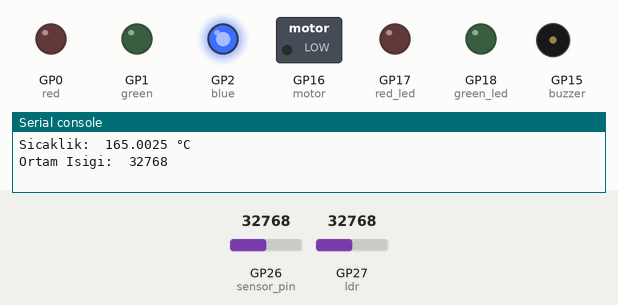
A program run on a simulated Raspberry Pi Pico running MicroPython. On the bench: switched loads named in the program (green lamp = pin HIGH), output pins drawn as LEDs (lit = HIGH), buzzer (waves = sounding), the last lines printed to the serial console. Dashed ring = blinking. The test bench sets the inputs (shaded band); at power-on: GP26 (sensor_pin) = 32768, GP27 (ldr) = 32768 (analog values on the 0–65535 scale).

Above: at 1.2 s.
1.3 s: GP26 (sensor_pin) set to 4912
9.2 s: GP26 (sensor_pin) set to 4272
At 15.0 s:
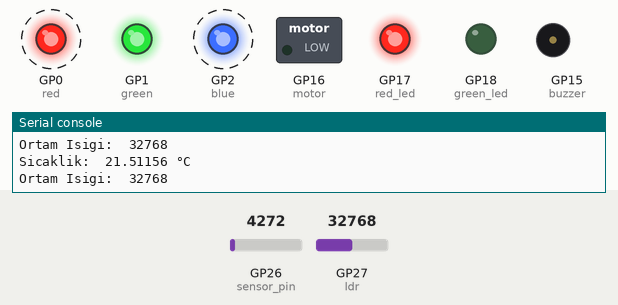
17.1 s: GP27 (ldr) set to 464
24.4 s: GP27 (ldr) set to 352
At 26.5 s:
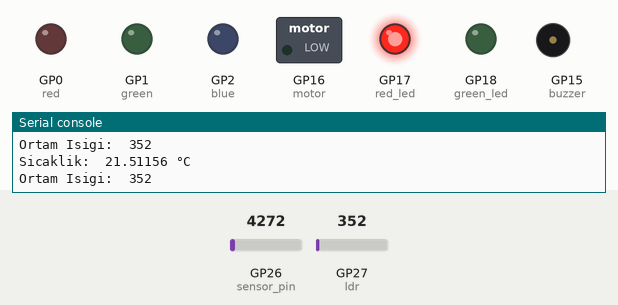
31.7 s: GP26 (sensor_pin) set to 7864
At 33.3 s:
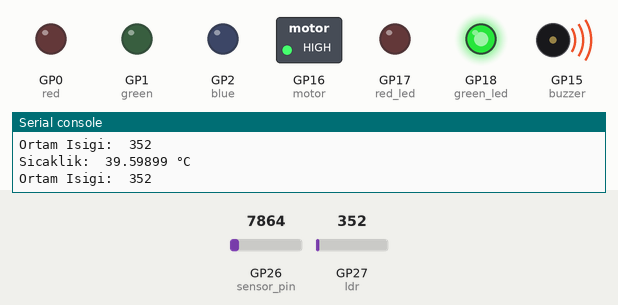
44.7 s: GP26 (sensor_pin) set to 0
At 49.5 s:
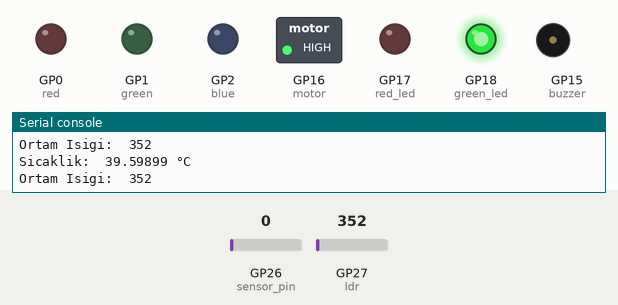
Timing chart, 0 to 51.3 s (numbered marks = the images above; inputs shaded):
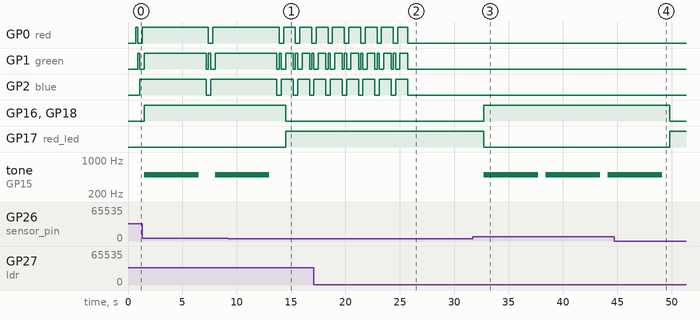

Measured:
- the behaviour switches between 4576 and 4560 on GP26 (sensor_pin) (found by bisection; images 0 and 1)
- the behaviour switches between 416 and 400 on GP27 (ldr) (found by bisection; images 1 and 2)
- after the input at 9.2 s, GP16 (motor), GP18 (green_led): HIGH → LOW after 5.3 s; GP17 (red_led): LOW → HIGH after 5.3 s; tone on GP15 (buzzer): goes on until 13.0 s, then stays silent
- after the input at 24.4 s, GP1 (green), GP2 (blue): goes on until 25.7 s, then stays LOW
- after the input at 31.7 s, GP16 (motor), GP18 (green_led): LOW → HIGH after 1.0 s; GP17 (red_led): HIGH → LOW after 1.0 s; tone on GP15 (buzzer): alternates 500 Hz for 5.0 s and silent for 0.70 s, starting after 1.0 s
- after the input at 44.7 s, GP16 (motor), GP18 (green_led): HIGH → LOW after 5.1 s; GP17 (red_led): LOW → HIGH after 5.1 s; tone on GP15 (buzzer): goes on until 49.1 s, then stays silent

The program:

Proje.py
```python
#Final Uygulama Ödevi-4_Proje
#Göktuğ Gökmen & Orkun Şaylığ

from machine import ADC, Pin,  PWM
from time import sleep

sensor_pin = ADC(26)
ldr = machine.ADC(27)
motor = Pin(16,Pin.OUT)
red_led = Pin(17, Pin.OUT)
green_led = Pin(18, Pin.OUT)
red = Pin(0, Pin.OUT)
green = Pin(1, Pin.OUT)
blue = Pin(2, Pin.OUT)
buzzer = PWM(Pin(15))

def buzzer_durum(buzzer, on):
    if on:
        buzzer.freq(500)
        buzzer.duty_u16(100000)
    else:
        buzzer.duty_u16(0)

def sicaklik_olc(pin_no):
    katsayi = 3.3/ (65535)
    ham_deger = pin_no.read_u16()
    donustur_sicaklik = ham_deger * katsayi
    celcius = donustur_sicaklik/(10.0 / 1000)
    sleep(0.5)
    return celcius

def disco_on(r, g, b):
    #Kırmızı
    r.on()
    g.off()
    b.off()
    sleep(0.2)

    #yeşil
    r.off()
    g.on()
    b.off()
    sleep(0.2)

    #mavi
    r.off()
    g.off()
    b.on()
    sleep(0.2)

    #mor
    r.on()
    g.off()
    b.on()
    sleep(0.2)

    #beyaz
    r.on()
    g.on()
    b.on()


def disco_off(r,g,b):
    r.off()
    g.off()
    b.off()

while True:
    sicaklik = sicaklik_olc(sensor_pin)
    isik_miktari = ldr.read_u16()
    sleep(0.2)
    print("Sicaklik: ",sicaklik, "°C")
    print("Ortam Isigi: ", isik_miktari)

    if isik_miktari > 400:
        disco_on(red, green, blue)
    else:
        disco_off(red, green, blue)

    if sicaklik > 23:
        motor.on()
        green_led.on()
        red_led.off()
        buzzer_durum(buzzer, True)
        sleep(5)
        buzzer_durum(buzzer, False)
    else:
        motor.off()
        green_led.off()
        red_led.on()
```
